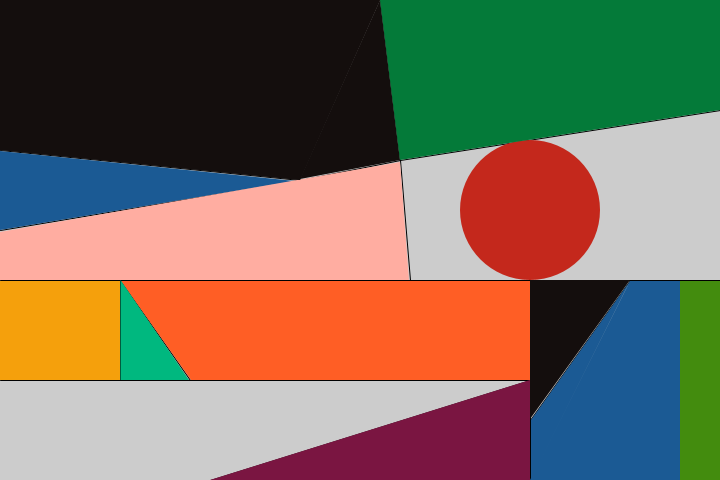
Frame 1 (no input)
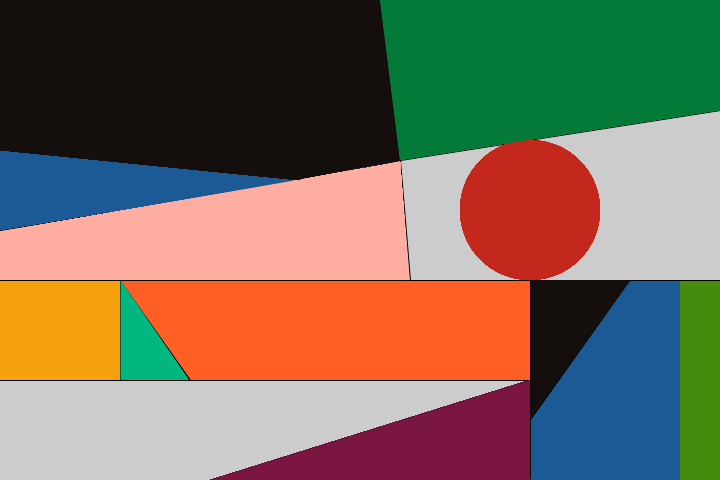
Frame 60 (the mouse pressed at the canvas centre just before this capture)
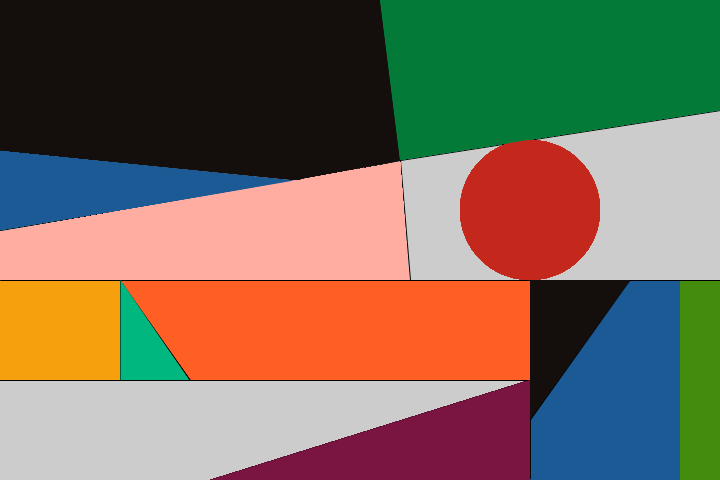
Frame 120 (the mouse held since frame 60 and released just before this capture)

The Processing sketch that drew these frames (run headless with seeded random() and noise(); from frame 60 on, the mouse is pressed at the canvas centre):

// Processing sketch: processing_143844
// ── processing_143844.pde

void setup(){
size(720,480);
}

void draw(){
  line(0,150,300,180);
  line(300,180,400,160);
  line(400,160,380,0);
  line(400,160,720,110);
  line(0,230,300,180);
  line(400,160,410,280);
  line(0,280,720,280);
  fill(196,40,28);
  noStroke();
  ellipse(530,210,140,140);
  stroke(0);
  line(0,380,530,380);
  line(530,280,530,480);
  line(680,280,680,480);
  line(120,280,120,380);
  line(120,280,190,380);
  line(210,480,530,380);
  line(530,420,630,280);
  fill(255,94,37);
  noStroke();
  quad(121,281,530,281,530,380,191,380);
  fill(27,90,148);
  noStroke();
  triangle(0,151,295,181,0,230);
  fill(245,160,12);
  noStroke();
  rect(0,281,120,99);
  fill(0,184,127);
  noStroke();
  triangle(120.5,380,120.5,280,189,380);
  fill(255,173,161);
  noStroke();
  quad(0, 232, 400, 162, 409, 280, 0, 280);
  fill(20,14,13);
  noStroke();
  quad(0, 0, 380, 0, 300, 180, 0, 150);
  triangle(300, 179, 380, 0, 400, 160);
  fill(4,122,57);
  quad(380, 0, 720, 0, 720, 110, 400, 160);
  fill(122,21,65);
  noStroke();
  triangle(210, 480, 530, 380, 530, 480);  
    fill(20,14,13);
  noStroke();
  quad(0, 0, 380, 0, 300, 180, 0, 150);
  triangle(530, 280, 530, 419, 630, 280);
  fill(27,90,148);
  noStroke();
  quad(630, 281, 680, 281, 680, 480, 530, 480);
  triangle(531, 420, 630, 281, 531, 480);
  fill(67,140,14);
  noStroke();
  rect(680, 281, 40, 199); 
}
